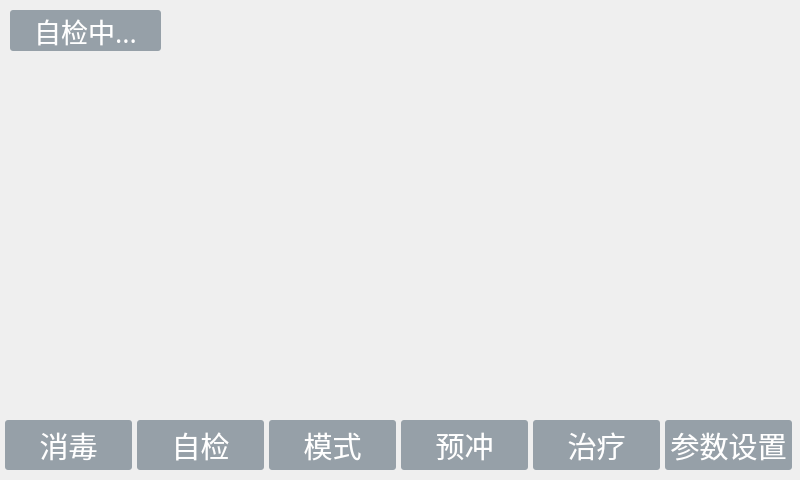
<?xml version="1.0" encoding="UTF-8"?>
<ui version="4.0">
 <class>Check</class>
 <widget class="QWidget" name="Check">
  <property name="geometry">
   <rect>
    <x>0</x>
    <y>0</y>
    <width>800</width>
    <height>480</height>
   </rect>
  </property>
  <property name="windowTitle">
   <string>Form</string>
  </property>
  <widget class="QLabel" name="labelFlag">
   <property name="geometry">
    <rect>
     <x>10</x>
     <y>10</y>
     <width>151</width>
     <height>41</height>
    </rect>
   </property>
   <property name="font">
    <font>
     <family>Tlwg Typewriter</family>
     <pointsize>20</pointsize>
    </font>
   </property>
   <property name="styleSheet">
    <string notr="true">QLabel { background-color: rgb(150,160,168); border-radius: 3px; color: rgb(255, 255, 255); } 
</string>
   </property>
   <property name="text">
    <string>自检中...</string>
   </property>
   <property name="alignment">
    <set>Qt::AlignCenter</set>
   </property>
  </widget>
  <widget class="QPushButton" name="pushPrime">
   <property name="geometry">
    <rect>
     <x>401</x>
     <y>420</y>
     <width>127</width>
     <height>50</height>
    </rect>
   </property>
   <property name="font">
    <font>
     <pointsize>22</pointsize>
    </font>
   </property>
   <property name="styleSheet">
    <string notr="true">QPushButton { background-color: rgb(150,160,168); border-radius: 3px; color: rgb(255, 255, 255); } QPushButton:hover { background-color: rgb(123,147,168); }
QPushButton:focus { background-color: rgb(123,147,168); }</string>
   </property>
   <property name="text">
    <string>预冲</string>
   </property>
  </widget>
  <widget class="QPushButton" name="pushClean">
   <property name="geometry">
    <rect>
     <x>5</x>
     <y>420</y>
     <width>127</width>
     <height>50</height>
    </rect>
   </property>
   <property name="font">
    <font>
     <pointsize>22</pointsize>
    </font>
   </property>
   <property name="styleSheet">
    <string notr="true">QPushButton { background-color: rgb(150,160,168); border-radius: 3px; color: rgb(255, 255, 255); } QPushButton:hover { background-color: rgb(123,147,168); }
QPushButton:focus { background-color: rgb(123,147,168); }</string>
   </property>
   <property name="text">
    <string>消毒</string>
   </property>
  </widget>
  <widget class="QPushButton" name="pushSetm">
   <property name="geometry">
    <rect>
     <x>269</x>
     <y>420</y>
     <width>127</width>
     <height>50</height>
    </rect>
   </property>
   <property name="font">
    <font>
     <pointsize>22</pointsize>
    </font>
   </property>
   <property name="styleSheet">
    <string notr="true">QPushButton { background-color: rgb(150,160,168); border-radius: 3px; color: rgb(255, 255, 255); } QPushButton:hover { background-color: rgb(123,147,168); }
QPushButton:focus { background-color: rgb(123,147,168); }</string>
   </property>
   <property name="text">
    <string>模式</string>
   </property>
  </widget>
  <widget class="QPushButton" name="pushSetp">
   <property name="geometry">
    <rect>
     <x>665</x>
     <y>420</y>
     <width>127</width>
     <height>50</height>
    </rect>
   </property>
   <property name="font">
    <font>
     <pointsize>22</pointsize>
    </font>
   </property>
   <property name="styleSheet">
    <string notr="true">QPushButton { background-color: rgb(150,160,168); border-radius: 3px; color: rgb(255, 255, 255); } QPushButton:hover { background-color: rgb(123,147,168); }
QPushButton:focus { background-color: rgb(123,147,168); }</string>
   </property>
   <property name="text">
    <string>参数设置</string>
   </property>
   <property name="autoDefault">
    <bool>false</bool>
   </property>
   <property name="default">
    <bool>false</bool>
   </property>
   <property name="flat">
    <bool>false</bool>
   </property>
  </widget>
  <widget class="QPushButton" name="pushProcess">
   <property name="geometry">
    <rect>
     <x>533</x>
     <y>420</y>
     <width>127</width>
     <height>50</height>
    </rect>
   </property>
   <property name="font">
    <font>
     <pointsize>22</pointsize>
    </font>
   </property>
   <property name="styleSheet">
    <string notr="true">QPushButton { background-color: rgb(150,160,168); border-radius: 3px; color: rgb(255, 255, 255); } QPushButton:hover { background-color: rgb(123,147,168); }
QPushButton:focus { background-color: rgb(123,147,168); }
</string>
   </property>
   <property name="text">
    <string>治疗</string>
   </property>
   <property name="autoDefault">
    <bool>false</bool>
   </property>
  </widget>
  <widget class="QPushButton" name="pushCheck">
   <property name="geometry">
    <rect>
     <x>137</x>
     <y>420</y>
     <width>127</width>
     <height>50</height>
    </rect>
   </property>
   <property name="font">
    <font>
     <pointsize>22</pointsize>
    </font>
   </property>
   <property name="styleSheet">
    <string notr="true">QPushButton { background-color: rgb(150,160,168); border-radius: 3px; color: rgb(255, 255, 255); } QPushButton:hover { background-color: rgb(123,147,168); }
QPushButton:focus { background-color: rgb(123,147,168); }</string>
   </property>
   <property name="text">
    <string>自检</string>
   </property>
  </widget>
 </widget>
 <resources/>
 <connections/>
</ui>
